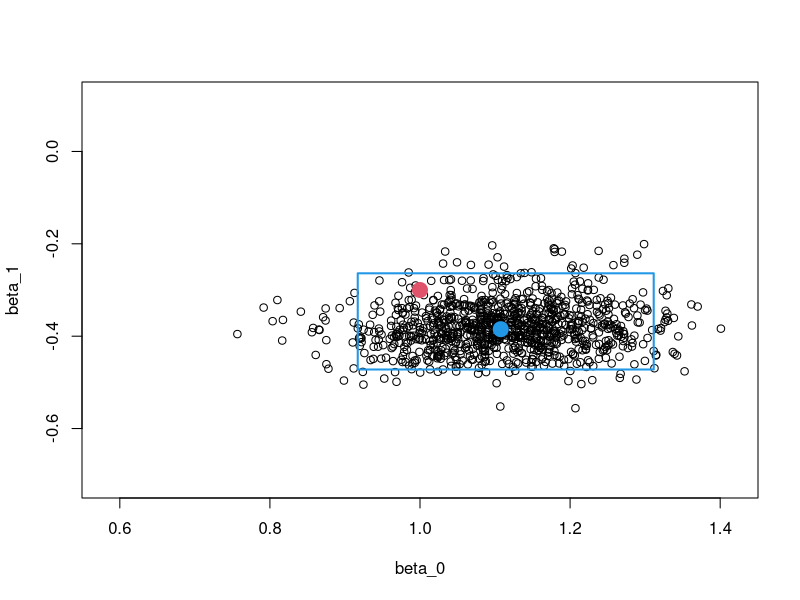
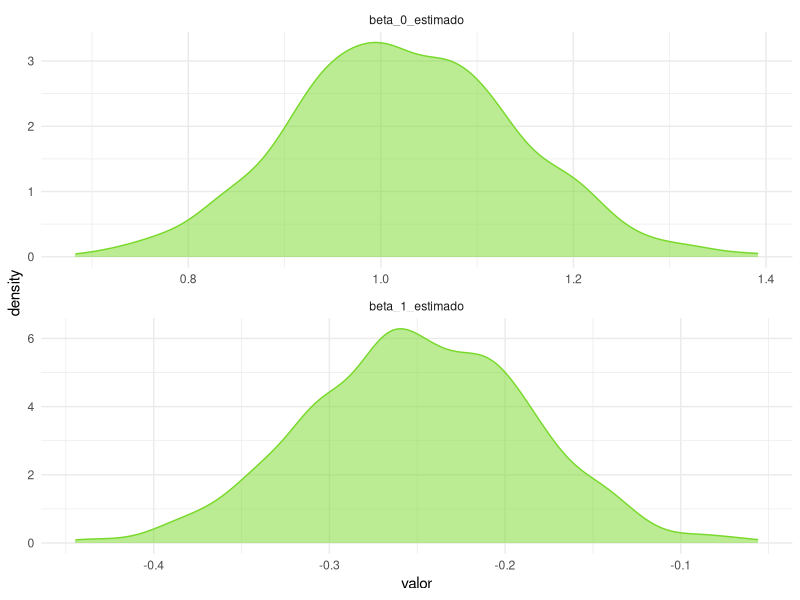
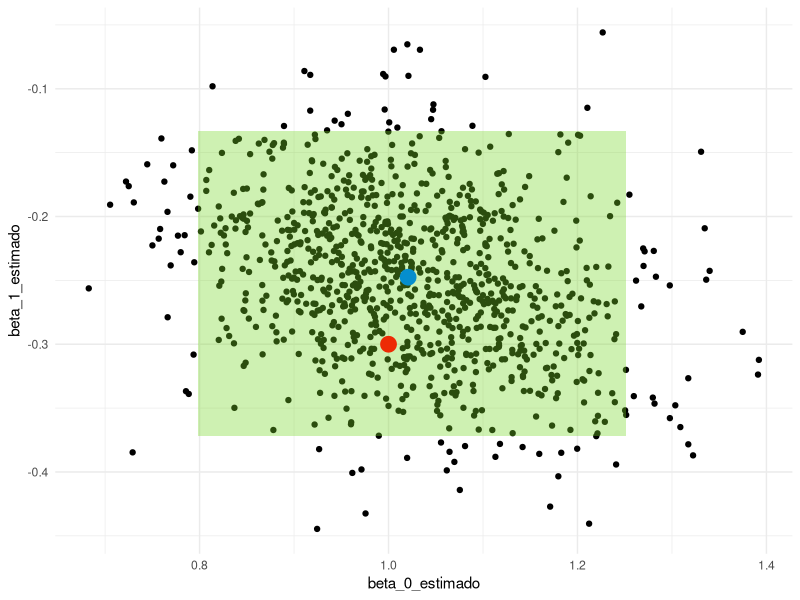

Recreate these plots in R, in order.


# Hacemos un bootstrapping para nuestra regresión lineal. -----------------


# Bootstrapping -----------------------------------------------------------


tamano_muestral <- 23
iteraciones <- 1000
beta_0 <- 1
beta_1 <- -0.3
desv_est_error <- 0.5

genera_x <- function(n) seq(-3, 3, length.out = n)

genera_y <- function(x, beta_0, beta_1){
  beta_1*x + beta_0 + rnorm(length(x), 0, desv_est_error)
}

datos_x <- genera_x(tamano_muestral)
datos_y <- genera_y(datos_x, beta_0, beta_1)


lm(datos_y ~ datos_x) -> modelo
coefficients(modelo) -> coeficientes_muestrales
summary(modelo)
confint(modelo)

beta_0_estimado <- beta_1_estimado <- vector()

for(i in seq_len(iteraciones)){
  muestra <- sample(seq_along(datos_x), length(datos_x), replace = TRUE)
  muestra_x <- datos_x[muestra]
  muestra_y <- datos_y[muestra]
  lm(muestra_y ~ muestra_x) -> modelo
  coeficientes <- coefficients(modelo)
  beta_0_estimado[i] <- coeficientes[1]
  beta_1_estimado[i] <- coeficientes[2]
}


data.frame(
  limite = c("LI", "LS"),
  beta_0 = quantile(beta_0_estimado, c(0.025, 0.975)),
  beta_1 = quantile(beta_1_estimado, c(0.025, 0.975))
) -> intervalo_bootstrapping

intervalo_bootstrapping


xmin_gr <- beta_0 - 4*desv_est_error/sqrt(tamano_muestral)
xmax_gr <- beta_0 + 4*desv_est_error/sqrt(tamano_muestral)
ymin_gr <- beta_1 - 4*desv_est_error/sqrt(tamano_muestral)
ymax_gr <- beta_1 + 4*desv_est_error/sqrt(tamano_muestral)

plot(beta_0, beta_1, xlim = c(xmin_gr, xmax_gr), ylim = c(ymin_gr, ymax_gr))

for(i in 1:iteraciones){
points(beta_0_estimado[i], beta_1_estimado[i])
}
points(coeficientes_muestrales[1], coeficientes_muestrales[2], pch = 20, col = 4, cex = 3)
points(beta_0, beta_1, pch = 20, col = 2, cex = 3)
rect(
  intervalo_bootstrapping$beta_0[1], 
  intervalo_bootstrapping$beta_1[1],
  intervalo_bootstrapping$beta_0[2],
  intervalo_bootstrapping$beta_1[2],
  border = 4, lwd = 2)


# Tidy approach -----------------------------------------------------------

# Paquetes ----------------------------------------------------------------


library("dplyr")
library("purrr")
library("tidyr", exclude = c("extract"))
library("ggplot2")
library("magrittr")

colores_platzi <- c("#78D92A", "#002E4E", "#058ECD", "#ED2B05", "#F4F7F4")

tamano_muestral <- 23
iteraciones <- 1000
beta_0 <- 1
beta_1 <- -0.3
desv_est_error <- 0.5

genera_x <- function(n) seq(-3, 3, length.out = n)

genera_y <- function(x, beta_0, beta_1){
  beta_1*x + beta_0 + rnorm(length(x), 0, desv_est_error)
}

datos_simulados <- tibble(
  x = genera_x(tamano_muestral),
  y = genera_y(datos_x, beta_0, beta_1)
)


lm(y ~ x, data = datos_simulados) -> modelo
coefficients(modelo) -> coeficientes_muestrales
summary(modelo)
confint(modelo)

tibble(
  muestras = replicate(iteraciones, sample_n(datos_simulados, nrow(datos_simulados), replace = TRUE), simplify = FALSE),
  modelos = map(muestras, function(muestra){lm(y~x, data = muestra)}),
  beta_0_estimado = map(modelos, coef) %>% map_dbl(extract, 1),
  beta_1_estimado = map(modelos, coef) %>% map_dbl(extract, 2)
) -> coeficientes

coeficientes %>% 
  select(beta_0_estimado, beta_1_estimado) %>% 
    gather(key = coeficiente, value = valor) %>%
    group_by(coeficiente) %>%
    summarise(
      LI = quantile(valor, 0.025),
      LS = quantile(valor, 0.975)
    ) -> intervalo_bootstrap

coeficientes %>% 
  select(beta_0_estimado, beta_1_estimado) %>% 
  gather(key = coeficiente, value = valor) %>% 
  ggplot +
  aes(x = valor) + 
  geom_density(fill = "#78D92A", alpha = 0.5, colour = "#78D92A") +
  facet_wrap(~coeficiente, nrow = 4,  scales = "free") + 
  theme_minimal()

ggplot() +
  geom_point(
    data = coeficientes, 
    mapping = aes(x = beta_0_estimado, y = beta_1_estimado)
    ) +
  geom_rect(
    data = intervalo_bootstrap, 
    mapping = aes(xmin = LI[[1]], ymin = LI[[2]], xmax = LS[[1]], ymax = LS[[2]]),
    fill = colores_platzi[1],
    alpha = 0.2
    ) +
  annotate("point",x = beta_0, y = beta_1, colour = colores_platzi[4], size = 5) +
  annotate("point",x = coeficientes_muestrales[1], y = coeficientes_muestrales[2], colour = colores_platzi[3], size = 5) +
  theme_minimal()




